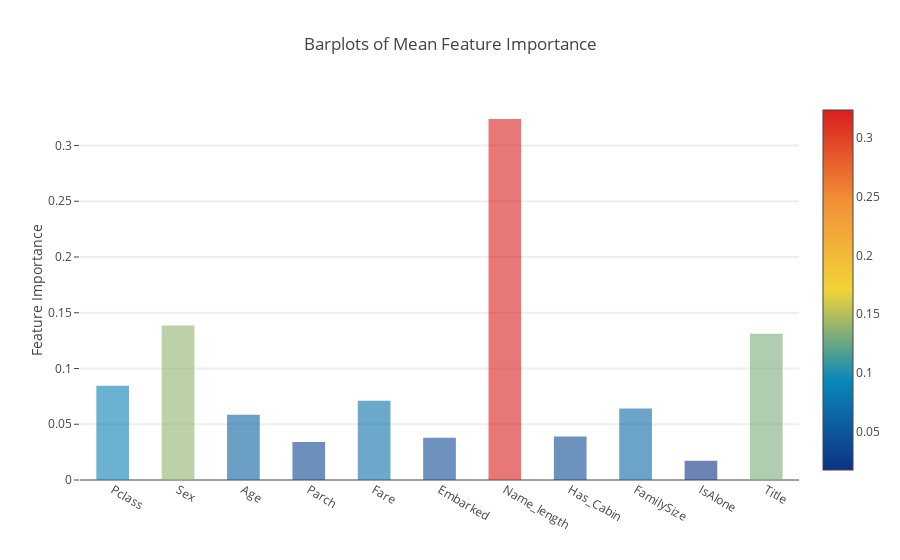

Notebook code cell kept with this figure:
### Code cell
y = feature_dataframe['mean'].values
x = feature_dataframe['features'].values
data = [go.Bar(
            x= x,
             y= y,
            width = 0.5,
            marker=dict(
               color = feature_dataframe['mean'].values,
            colorscale='Portland',
            showscale=True,
            reversescale = False
            ),
            opacity=0.6
        )]

layout= go.Layout(
    autosize= True,
    title= 'Barplots of Mean Feature Importance',
    hovermode= 'closest',
#     xaxis= dict(
#         title= 'Pop',
#         ticklen= 5,
#         zeroline= False,
#         gridwidth= 2,
#     ),
    yaxis=dict(
        title= 'Feature Importance',
        ticklen= 5,
        gridwidth= 2
    ),
    showlegend= False
)
fig = go.Figure(data=data, layout=layout)
py.iplot(fig, filename='bar-direct-labels')

### Figure 1 — Plotly figure (JSON) as saved in the notebook; plotly's stock layout.template omitted (floating-point values rounded to 4 significant figures)
{"data": [{"marker": {"color": [0.08455, 0.1385, 0.05854, 0.03401, 0.071, 0.03793, 0.3237, 0.0391, 0.06421, 0.01716, 0.1312], "colorscale": "Portland", "reversescale": false, "showscale": true}, "opacity": 0.6, "type": "bar", "width": 0.5, "x": ["Pclass", "Sex", "Age", "Parch", "Fare", "Embarked", "Name_length", "Has_Cabin", "FamilySize", "IsAlone", "Title"], "y": [0.08455, 0.1385, 0.05854, 0.03401, 0.071, 0.03793, 0.3237, 0.0391, 0.06421, 0.01716, 0.1312]}], "layout": {"autosize": true, "hovermode": "closest", "showlegend": false, "title": "Barplots of Mean Feature Importance", "yaxis": {"gridwidth": 2, "ticklen": 5, "title": "Feature Importance"}}}
